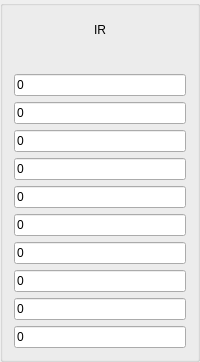
       <widget class="QGroupBox" name="verticalGroupBox_IR">
        <property name="sizePolicy">
         <sizepolicy hsizetype="Fixed" vsizetype="Preferred">
          <horstretch>0</horstretch>
          <verstretch>0</verstretch>
         </sizepolicy>
        </property>
        <property name="minimumSize">
         <size>
          <width>0</width>
          <height>0</height>
         </size>
        </property>
        <property name="maximumSize">
         <size>
          <width>16777215</width>
          <height>16777215</height>
         </size>
        </property>
        <layout class="QVBoxLayout" name="verticalLayout_5">
         <item>
          <widget class="QLabel" name="inputRegisters">
           <property name="minimumSize">
            <size>
             <width>0</width>
             <height>25</height>
            </size>
           </property>
           <property name="text">
            <string>IR</string>
           </property>
           <property name="alignment">
            <set>Qt::AlignCenter</set>
           </property>
          </widget>
         </item>
         <item>
          <widget class="QLabel" name="label_7">
           <property name="minimumSize">
            <size>
             <width>0</width>
             <height>20</height>
            </size>
           </property>
           <property name="text">
            <string/>
           </property>
          </widget>
         </item>
         <item>
          <widget class="QLineEdit" name="inReg_0">
           <property name="minimumSize">
            <size>
             <width>0</width>
             <height>20</height>
            </size>
           </property>
           <property name="text">
            <string>0</string>
           </property>
           <property name="maxLength">
            <number>32767</number>
           </property>
           <property name="placeholderText">
            <string>Hexadecimal A-F, a-f, 0-9.</string>
           </property>
          </widget>
         </item>
         <item>
          <widget class="QLineEdit" name="inReg_1">
           <property name="minimumSize">
            <size>
             <width>0</width>
             <height>20</height>
            </size>
           </property>
           <property name="text">
            <string>0</string>
           </property>
           <property name="maxLength">
            <number>32767</number>
           </property>
           <property name="placeholderText">
            <string>Hexadecimal A-F, a-f, 0-9.</string>
           </property>
          </widget>
         </item>
         <item>
          <widget class="QLineEdit" name="inReg_2">
           <property name="minimumSize">
            <size>
             <width>0</width>
             <height>20</height>
            </size>
           </property>
           <property name="text">
            <string>0</string>
           </property>
           <property name="maxLength">
            <number>32767</number>
           </property>
           <property name="placeholderText">
            <string>Hexadecimal A-F, a-f, 0-9.</string>
           </property>
          </widget>
         </item>
         <item>
          <widget class="QLineEdit" name="inReg_3">
           <property name="minimumSize">
            <size>
             <width>0</width>
             <height>20</height>
            </size>
           </property>
           <property name="text">
            <string>0</string>
           </property>
           <property name="maxLength">
            <number>32767</number>
           </property>
           <property name="placeholderText">
            <string>Hexadecimal A-F, a-f, 0-9.</string>
           </property>
          </widget>
         </item>
         <item>
          <widget class="QLineEdit" name="inReg_4">
           <property name="minimumSize">
            <size>
             <width>0</width>
             <height>20</height>
            </size>
           </property>
           <property name="text">
            <string>0</string>
           </property>
           <property name="maxLength">
            <number>32767</number>
           </property>
           <property name="placeholderText">
            <string>Hexadecimal A-F, a-f, 0-9.</string>
           </property>
          </widget>
         </item>
         <item>
          <widget class="QLineEdit" name="inReg_5">
           <property name="minimumSize">
            <size>
             <width>0</width>
             <height>20</height>
            </size>
           </property>
           <property name="text">
            <string>0</string>
           </property>
           <property name="maxLength">
            <number>32767</number>
           </property>
           <property name="placeholderText">
            <string>Hexadecimal A-F, a-f, 0-9.</string>
           </property>
          </widget>
         </item>
         <item>
          <widget class="QLineEdit" name="inReg_6">
           <property name="minimumSize">
            <size>
             <width>0</width>
             <height>20</height>
            </size>
           </property>
           <property name="text">
            <string>0</string>
           </property>
           <property name="maxLength">
            <number>32767</number>
           </property>
           <property name="placeholderText">
            <string>Hexadecimal A-F, a-f, 0-9.</string>
           </property>
          </widget>
         </item>
         <item>
          <widget class="QLineEdit" name="inReg_7">
           <property name="minimumSize">
            <size>
             <width>0</width>
             <height>20</height>
            </size>
           </property>
           <property name="text">
            <string>0</string>
           </property>
           <property name="maxLength">
            <number>32767</number>
           </property>
           <property name="placeholderText">
            <string>Hexadecimal A-F, a-f, 0-9.</string>
           </property>
          </widget>
         </item>
         <item>
          <widget class="QLineEdit" name="inReg_8">
           <property name="minimumSize">
            <size>
             <width>0</width>
             <height>20</height>
            </size>
           </property>
           <property name="text">
            <string>0</string>
           </property>
           <property name="maxLength">
            <number>32767</number>
           </property>
           <property name="placeholderText">
            <string>Hexadecimal A-F, a-f, 0-9.</string>
           </property>
          </widget>
         </item>
         <item>
          <widget class="QLineEdit" name="inReg_9">
           <property name="minimumSize">
            <size>
             <width>0</width>
             <height>20</height>
            </size>
           </property>
           <property name="text">
            <string>0</string>
           </property>
           <property name="maxLength">
            <number>32767</number>
           </property>
           <property name="placeholderText">
            <string>Hexadecimal A-F, a-f, 0-9.</string>
           </property>
          </widget>
         </item>
        </layout>
       </widget>
